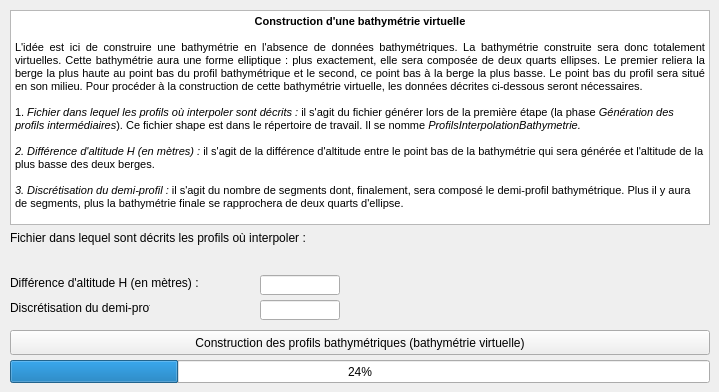
     <widget class="QWidget" name="interpolationVirtuelle">
      <attribute name="title">
       <string>Bathymétrie virtuelle</string>
      </attribute>
      <widget class="QPushButton" name="constructionBathymetrieVirtuelle">
       <property name="geometry">
        <rect>
         <x>10</x>
         <y>330</y>
         <width>700</width>
         <height>25</height>
        </rect>
       </property>
       <property name="text">
        <string>Construction des profils bathymétriques (bathymétrie virtuelle)</string>
       </property>
      </widget>
      <widget class="QLineEdit" name="profondeur">
       <property name="geometry">
        <rect>
         <x>260</x>
         <y>275</y>
         <width>80</width>
         <height>20</height>
        </rect>
       </property>
      </widget>
      <widget class="QLabel" name="labelHauteurBathymetrie">
       <property name="geometry">
        <rect>
         <x>10</x>
         <y>275</y>
         <width>240</width>
         <height>16</height>
        </rect>
       </property>
       <property name="text">
        <string>Différence d'altitude H (en mètres) :</string>
       </property>
      </widget>
      <widget class="QgsFileWidget" name="fichierProfilsOuInterpoler">
       <property name="geometry">
        <rect>
         <x>10</x>
         <y>245</y>
         <width>700</width>
         <height>30</height>
        </rect>
       </property>
      </widget>
      <widget class="QLabel" name="labelFichierProfilsAInterpoler">
       <property name="geometry">
        <rect>
         <x>10</x>
         <y>230</y>
         <width>580</width>
         <height>16</height>
        </rect>
       </property>
       <property name="text">
        <string>Fichier dans lequel sont décrits les profils où interpoler :</string>
       </property>
      </widget>
      <widget class="QLabel" name="labelDiscretisationDemiProfil">
       <property name="geometry">
        <rect>
         <x>10</x>
         <y>300</y>
         <width>140</width>
         <height>16</height>
        </rect>
       </property>
       <property name="text">
        <string>Discrétisation du demi-profil :</string>
       </property>
      </widget>
      <widget class="QLineEdit" name="discretisationDemiProfil">
       <property name="geometry">
        <rect>
         <x>260</x>
         <y>300</y>
         <width>80</width>
         <height>20</height>
        </rect>
       </property>
      </widget>
      <widget class="QTextBrowser" name="infoConstructionBathymetrieVirtuelle">
       <property name="geometry">
        <rect>
         <x>10</x>
         <y>10</y>
         <width>700</width>
         <height>215</height>
        </rect>
       </property>
       <property name="html">
        <string>&lt;!DOCTYPE HTML PUBLIC &quot;-//W3C//DTD HTML 4.0//EN&quot; &quot;http://www.w3.org/TR/REC-html40/strict.dtd&quot;&gt;
&lt;html&gt;&lt;head&gt;&lt;meta name=&quot;qrichtext&quot; content=&quot;1&quot; /&gt;&lt;style type=&quot;text/css&quot;&gt;
p, li { white-space: pre-wrap; }
&lt;/style&gt;&lt;/head&gt;&lt;body style=&quot; font-family:'MS Shell Dlg 2'; font-size:8.25pt; font-weight:400; font-style:normal;&quot;&gt;
&lt;p align=&quot;center&quot; style=&quot; margin-top:0px; margin-bottom:0px; margin-left:0px; margin-right:0px; -qt-block-indent:0; text-indent:0px;&quot;&gt;&lt;span style=&quot; font-weight:600;&quot;&gt;Construction d'une bathymétrie virtuelle&lt;/span&gt;&lt;/p&gt;
&lt;p style=&quot;-qt-paragraph-type:empty; margin-top:0px; margin-bottom:0px; margin-left:0px; margin-right:0px; -qt-block-indent:0; text-indent:0px;&quot;&gt;&lt;br /&gt;&lt;/p&gt;
&lt;p align=&quot;justify&quot; style=&quot; margin-top:0px; margin-bottom:0px; margin-left:0px; margin-right:0px; -qt-block-indent:0; text-indent:0px;&quot;&gt;L'idée est ici de construire une bathymétrie en l'absence de données bathymétriques. La bathymétrie construite sera donc totalement virtuelles. Cette bathymétrie aura une forme elliptique : plus exactement, elle sera composée de deux quarts ellipses. Le premier reliera la berge la plus haute au point bas du profil bathymétrique et le second, ce point bas à la berge la plus basse. Le point bas du profil sera situé en son milieu. Pour procéder à la construction de cette bathymétrie virtuelle, les données décrites ci-dessous seront nécessaires.&lt;/p&gt;
&lt;p style=&quot;-qt-paragraph-type:empty; margin-top:0px; margin-bottom:0px; margin-left:0px; margin-right:0px; -qt-block-indent:0; text-indent:0px;&quot;&gt;&lt;br /&gt;&lt;/p&gt;
&lt;p style=&quot; margin-top:0px; margin-bottom:0px; margin-left:0px; margin-right:0px; -qt-block-indent:0; text-indent:0px;&quot;&gt;1. &lt;span style=&quot; font-style:italic;&quot;&gt;Fichier dans lequel les profils où interpoler sont décrits :&lt;/span&gt; il s'agit du fichier générer lors de la première étape (la phase &lt;span style=&quot; font-style:italic;&quot;&gt;Génération des profils intermédiaires&lt;/span&gt;). Ce fichier shape est dans le répertoire de travail. Il se nomme &lt;span style=&quot; font-style:italic;&quot;&gt;ProfilsInterpolationBathymetrie.&lt;/span&gt;&lt;/p&gt;
&lt;p style=&quot;-qt-paragraph-type:empty; margin-top:0px; margin-bottom:0px; margin-left:0px; margin-right:0px; -qt-block-indent:0; text-indent:0px; font-style:italic;&quot;&gt;&lt;br /&gt;&lt;/p&gt;
&lt;p style=&quot; margin-top:0px; margin-bottom:0px; margin-left:0px; margin-right:0px; -qt-block-indent:0; text-indent:0px;&quot;&gt;&lt;span style=&quot; font-style:italic;&quot;&gt;2. Différence d'altitude H (en mètres) : &lt;/span&gt;il s'agit de la différence d'altitude entre le point bas de la bathymétrie qui sera générée et l'altitude de la plus basse des deux berges.&lt;/p&gt;
&lt;p style=&quot;-qt-paragraph-type:empty; margin-top:0px; margin-bottom:0px; margin-left:0px; margin-right:0px; -qt-block-indent:0; text-indent:0px;&quot;&gt;&lt;br /&gt;&lt;/p&gt;
&lt;p style=&quot; margin-top:0px; margin-bottom:0px; margin-left:0px; margin-right:0px; -qt-block-indent:0; text-indent:0px;&quot;&gt;&lt;span style=&quot; font-style:italic;&quot;&gt;3. Discrétisation du demi-profil :&lt;/span&gt; il s'agit du nombre de segments dont, finalement, sera composé le demi-profil bathymétrique. Plus il y aura de segments, plus la bathymétrie finale se rapprochera de deux quarts d'ellipse.&lt;/p&gt;&lt;/body&gt;&lt;/html&gt;</string>
       </property>
      </widget>
      <widget class="QProgressBar" name="progressionCalculBathymetrieVirtuelle">
       <property name="geometry">
        <rect>
         <x>10</x>
         <y>360</y>
         <width>700</width>
         <height>23</height>
        </rect>
       </property>
       <property name="value">
        <number>24</number>
       </property>
      </widget>
     </widget>
